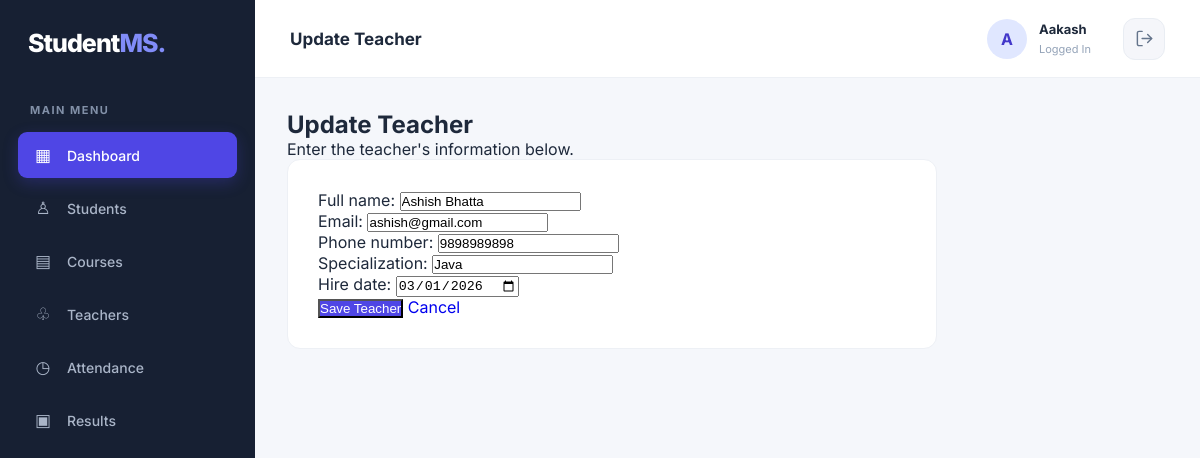
The page /teachers/4/edit/ (signed in) on the database its author committed.
### students/models.py (models this page shows, shortened)
class Teacher(models.Model):
    full_name = models.CharField(max_length=100)
    email = models.EmailField(unique=True)
    phone_number = models.CharField(max_length=15, blank=True)
    specialization = models.CharField(max_length=100, blank=True)
    hire_date = models.DateField(blank=True, null=True)

### students/views.py (the view)
# urls.py: path('teachers/<int:pk>/edit/', views.teacher_update, name='teacher_update'),
@login_required
def teacher_update(request, pk):
    teacher = get_object_or_404(Teacher, pk=pk)
    if request.method == 'POST':
        form = TeacherForm(request.POST, instance=teacher)
        if form.is_valid():
            form.save()
            return redirect('teacher_list')
    else:
        form = TeacherForm(instance=teacher)
    return render(request, 'students/teacher_form.html', {
        'form': form,
        'title': 'Update Teacher'
    })

### students/forms.py
class TeacherForm(forms.ModelForm):
    class Meta:
        model = Teacher
        fields = [
            'full_name',
            'email',
            'phone_number',
            'specialization',
            'hire_date',
        ]
        widgets = {
            'hire_date': forms.DateInput(
                attrs={'type': 'date'}
            ),
        }

### students/templates/students/teacher_form.html (shortened to what this page needs)
{% extends 'students/base.html' %}
{% block page_heading %}{{ title }}{% endblock %}
{% block content %}
<div class="page-header">
    <div>
        <h2>{{ title }}</h2>
        <p>Enter the teacher's information below.</p>
    </div>
</div>
<div class="form-container">
    <form method="POST">
        {{ form.as_p }}
        <div class="form-actions">
            <button type="submit" class="btn-primary">
                Save Teacher
            </button>
            <a href="{% url 'teacher_list' %}" class="btn-secondary">
                Cancel
            </a>
        </div>
    </form>
</div>
{% endblock %}

### students/templates/students/base.html (shortened to what this page needs)
{% load static %}
<!DOCTYPE html>
<html lang="en">
<head>
    <link rel="stylesheet"
          href="{% static 'students/css/style.css' %}">
</head>
<body>
<div class="layout">
    <aside class="sidebar">
        <h2 class="logo">Student<span>MS.</span></h2>
        <p class="menu-title">MAIN MENU</p>
        <a href="{% url 'home' %}" class="menu-link active">
            <span class="menu-icon">▦</span>
            Dashboard
        </a>
        <a href="{% url 'student_list' %}" class="menu-link">
            <span class="menu-icon">♙</span>
            Students
        </a>
        <a href="{% url 'course_list' %}" class="menu-link">
            <span class="menu-icon">▤</span>
            Courses
        </a>
        <a href="{% url 'teacher_list' %}" class="menu-link">
            <span class="menu-icon">♧</span>
            Teachers
        </a>
        <a href="#" class="menu-link">
            <span class="menu-icon">◷</span>
            Attendance
        </a>
        <a href="#" class="menu-link">
            <span class="menu-icon">▣</span>
            Results
        </a>
    </aside>
    <main class="main-content">
<header class="topbar">
    <h3>{% block page_heading %}Dashboard{% endblock %}</h3>
    <div class="admin-profile">
        <div class="profile-avatar">
            {{ request.user.username|first|upper }}
        </div>
        <div class="profile-info">
            <strong>{{ request.user.username }}</strong>
            <small>Logged In</small>
        </div>
<form method="POST" action="{% url 'logout' %}" class="logout-form">
    <button type="submit" class="logout-btn" title="Logout">
        <svg xmlns="http://www.w3.org/2000/svg"
             width="19"
             height="19"
             viewBox="0 0 24 24"
             fill="none"
             stroke="currentColor"
             stroke-width="1.8"
             stroke-linecap="round"
             stroke-linejoin="round">
            <path d="M9 21H5a2 2 0 0 1-2-2V5a2 2 0 0 1 2-2h4"/>
            <polyline points="16 17 21 12 16 7"/>
            <line x1="21" y1="12" x2="9" y2="12"/>
        </svg>
    </button>
</form>
    </div>
</header>
        <section class="page-content">
            {% block content %}
            {% endblock %}
        </section>
    </main>
</div>
</body>
</html>

### students/static/students/css/style.css (style rules this page uses)
* { margin: 0; padding: 0; box-sizing: border-box; }
body { font-family: 'Inter', sans-serif; background: #f5f7fb; color: #1e293b; }
a { text-decoration: none; }
.layout { display: flex; min-height: 100vh; }
.sidebar { width: 255px; min-width: 255px; background: #172033; color: white; padding: 28px 18px; }
.logo { font-size: 25px; font-weight: 800; letter-spacing: -1px; margin-bottom: 45px; padding-left: 10px; }
.logo span { color: #818cf8; }
.menu-title { color: #8290a8; font-size: 11px; font-weight: 700; letter-spacing: 1.5px; margin: 0 0 15px 12px; }
.menu-link { display: flex; align-items: center; gap: 13px; color: #aab5c8; padding: 13px 14px; margin-bottom: 7px; border-radius: 9px; font-size: 14px; font-weight: 500; transition: 0.25s ease; }
.menu-link.active { background: #4f46e5; color: white; box-shadow: 0 5px 15px #4f46e544; }
.menu-icon { width: 22px; text-align: center; font-size: 17px; }
.main-content { flex: 1; min-width: 0; }
.topbar { height: 78px; background: white; padding: 0 35px; display: flex; justify-content: space-between; align-items: center; border-bottom: 1px solid #edf0f5; }
.topbar h3 { font-size: 17px; font-weight: 700; }
.admin-profile { display: flex; align-items: center; gap: 12px; }
.profile-avatar { width: 40px; height: 40px; border-radius: 50%; background: #e0e7ff; color: #4338ca; display: flex; align-items: center; justify-content: center; font-weight: 700; }
.profile-info strong { display: block; font-size: 13px; }
.profile-info small { color: #94a3b8; font-size: 11px; }
.page-content { padding: 32px; }
.btn-primary { background: #4f46e5; color: white; }
.form-container { max-width: 650px; background: white; padding: 30px; border-radius: 13px; border: 1px solid #edf0f5; }
.logout-form { margin-left: 20px; display: flex; align-items: center; }
.logout-btn { width: 42px; height: 42px; display: flex; align-items: center; justify-content: center; background: #f5f6fa; color: #64748b; border: 1px solid #e9edf3; border-radius: 12px; cursor: pointer; transition: all 0.25s ease; }
.logout-btn svg { transition: transform 0.25s ease; }

### rows shown on the page
Teacher: full_name "Ashish Bhatta", email "ashish@gmail.com", phone_number "9898989898", specialization "Java", hire_date "03/01/2026"

### other values the page prints
{{ title }} "Update Teacher"
{{ request.user.username|first|upper }} "A"
{{ request.user.username }} "Aakash"
